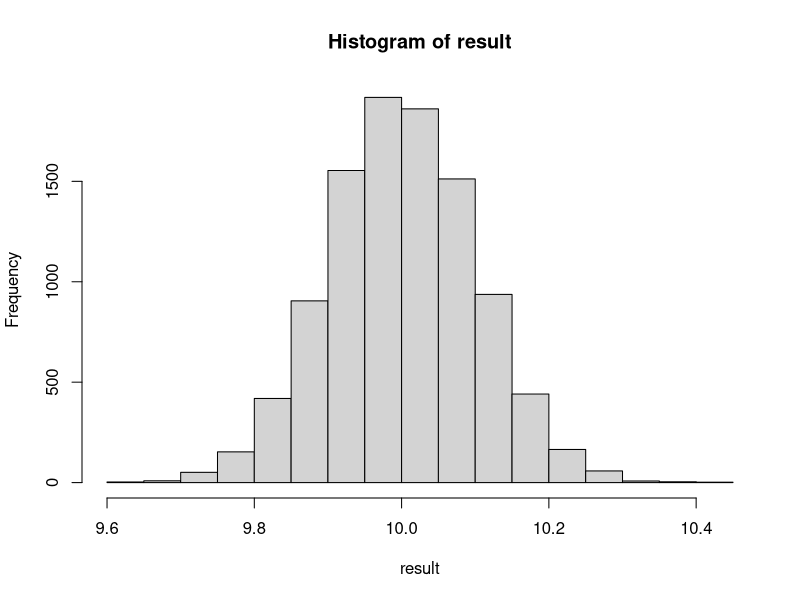
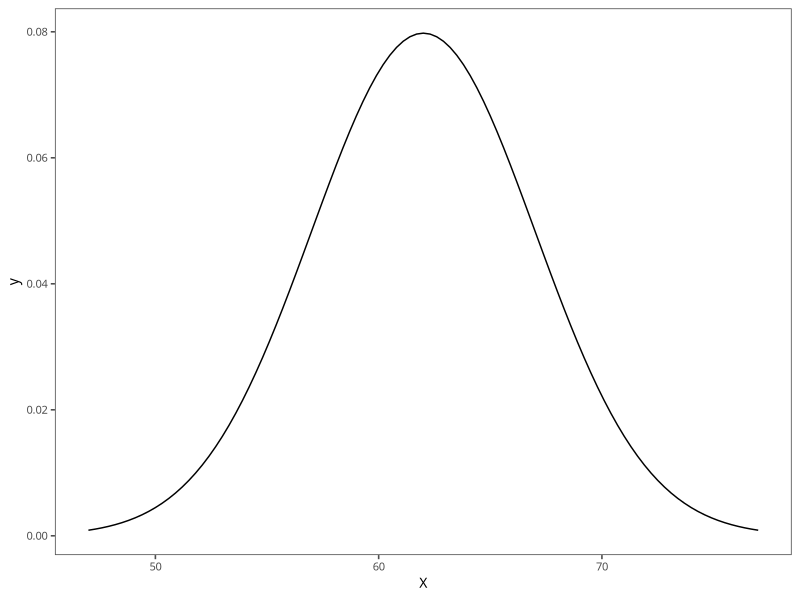
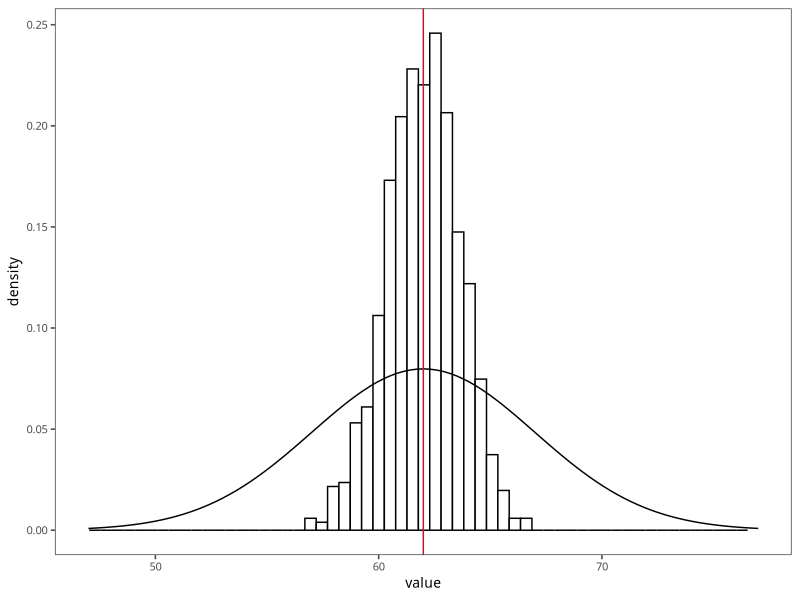
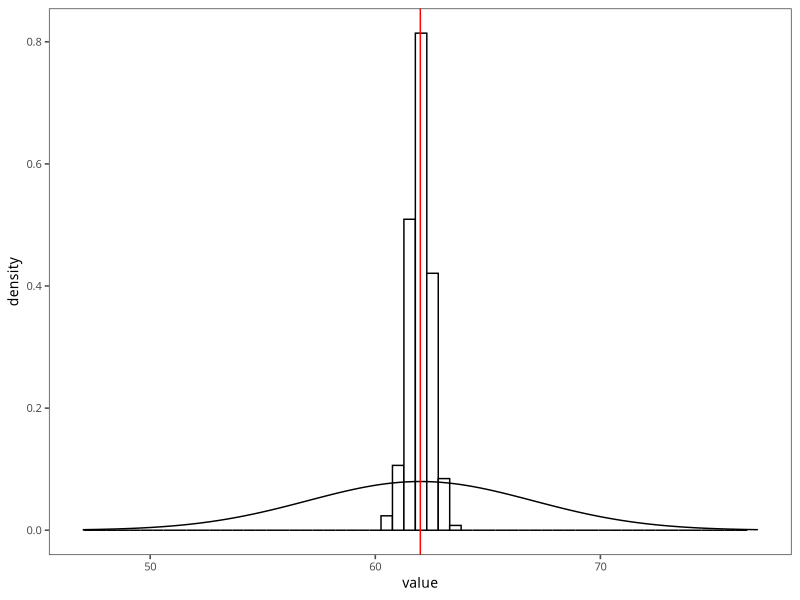
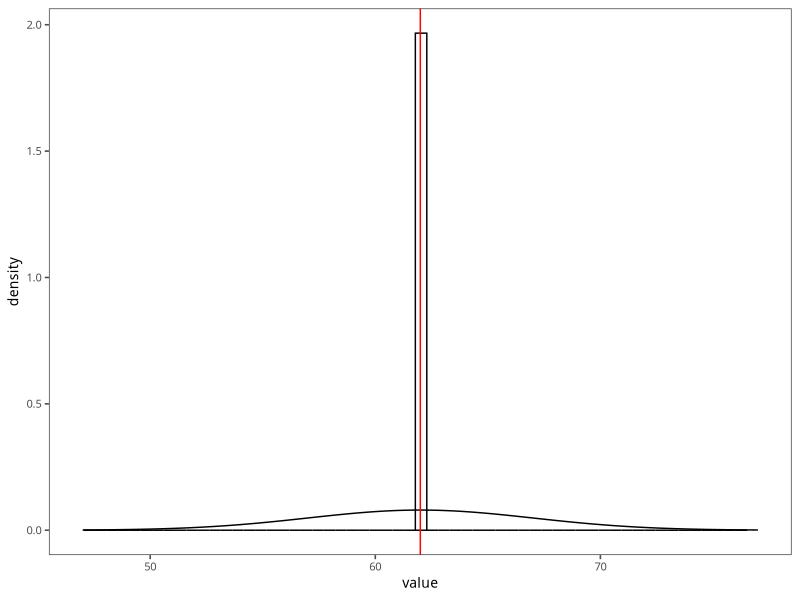
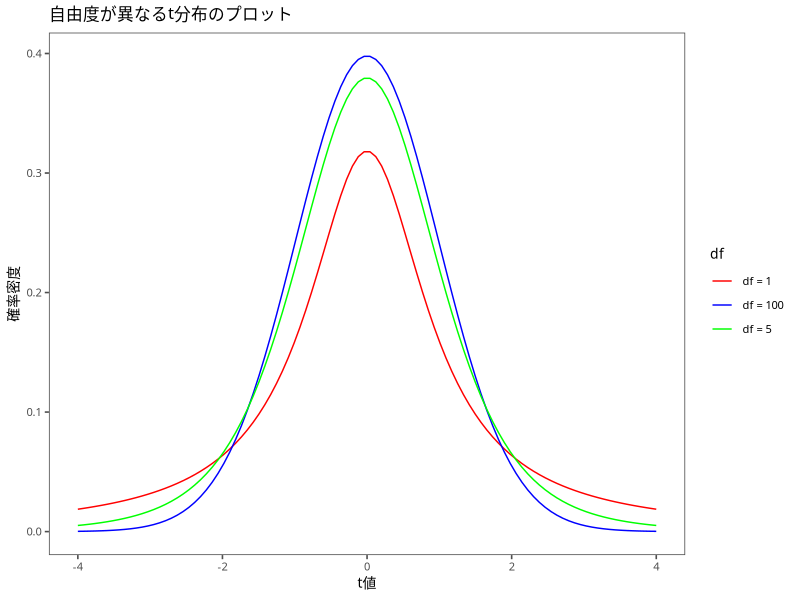
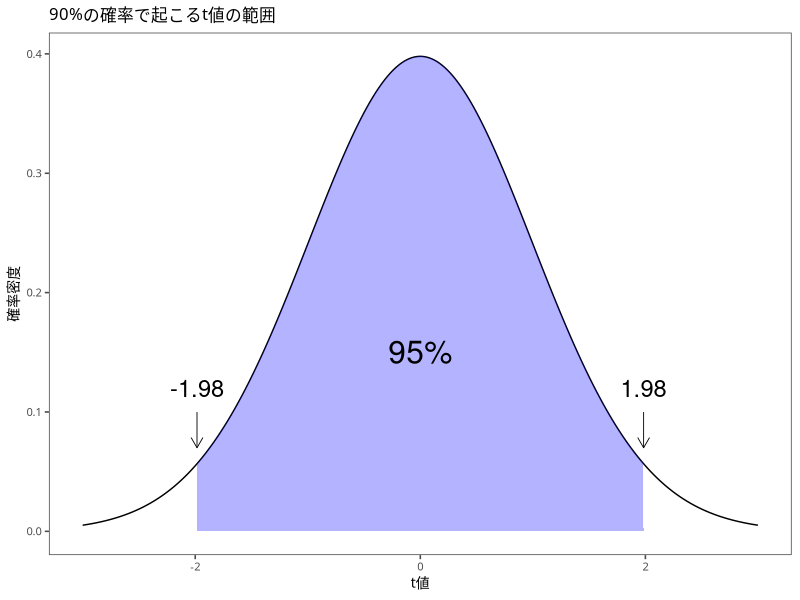
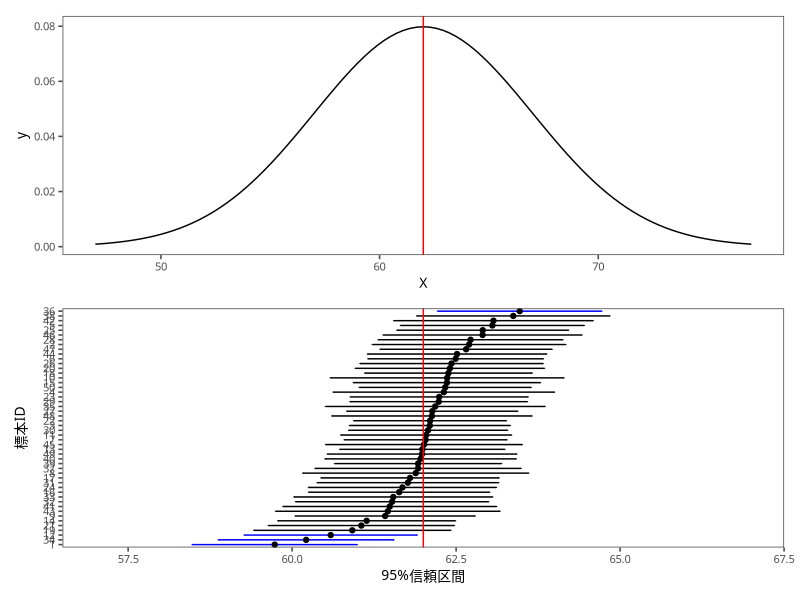

R code for these plots, in order:
## ---- chunk 1
n = 100
x <- rnorm(n, 10, 1)
mean(x)
## ---- chunk 2
n = 100
trial = 10000
result <- numeric(trial)
for (i in 1:trial) {
  x <- rnorm(n, 10, 1)
  result[i] <- mean(x)
}
hist(result)
## ---- chunk 3
mean(result)
## ---- chunk 4
meanp <- function(x){
  sum(x) / length(x) # 合計をデータの個数で割る
}
varp <- function(x){
  sum((x - meanp(x))^2) / length(x) # 分散の計算式
}
## ---- chunk 5
x <- c(2,4,6,7,9)
meanp(x) # 母平均 5.6
res <- combn(x,3) # 3つのデータを取り出す組み合わせ
print(res)
## ---- chunk 6
sample_mean <- apply(res, 2, meanp)
meanp(sample_mean) # 標本平均の平均は5.6
## ---- chunk 7
varp(x) # 母分散 5.84
sample_var <- apply(res, 2, varp)
meanp(sample_var) #
## ---- chunk 8
var(x) # 母分散 5.84
res <- combn(x,3) # 3つのデータを取り出す組み合わせ
sample_var <- apply(res, 2, var)
meanp(sample_var) # 標本平均の平均は5.6
## ---- chunk 9
library(tidyverse)
library(ggthemes)
mystyle <- list (#  ggplotのテーマ
  theme_few(), # ggthemesパッケージ
  theme(
    text = element_text(
      size=10,  #  フォントサイズ
      family = "HiraKakuProN-W3" # ヒラギノフォント
    )
  )
)
## ---- chunk 10
p <- ggplot(data=data.frame(X=c(47,77)), aes(x=X))
p <- p + stat_function(fun=dnorm, args=list(mean=62, sd=5)) + mystyle
print(p)
## ---- chunk 11
n = 10 # 標本サイズ
trial = 1000 # 試行回数
result <- numeric(trial)
for (i in 1:trial) {
  x <- rnorm(n, 62, 5)
  result[i] <- mean(x)
}
mean(result)
## ---- chunk 12
result <- as.tibble(result)
g <- ggplot(result) + aes(value) + geom_histogram(aes(y=..density..), bins=60, fill="white", color="black")
g <- g + stat_function(fun=dnorm, args=list(mean = 62, sd = 5))
g <- g + xlim(47,77) + geom_vline(xintercept = 62, color="red") + mystyle
print(g)
## ---- chunk 13
#| echo: false
n = 100 # 標本サイズ
trial = 1000 # 試行回数
result <- numeric(trial)
for (i in 1:trial) {
  x <- rnorm(n, 62, 5)
  result[i] <- mean(x)
}
result <- as.tibble(result)
g <- ggplot(result) + aes(value) + geom_histogram(aes(y=..density..), bins=60, fill="white", color="black")
g <- g + stat_function(fun=dnorm, args=list(mean = 62, sd = 5))
g <- g + xlim(47,77) + geom_vline(xintercept = 62, color="red") + mystyle
print(g)
## ---- chunk 14
#| echo: false
n = 100000 # 標本サイズ
trial = 1000 # 試行回数
result <- numeric(trial)
for (i in 1:trial) {
  x <- rnorm(n, 62, 5)
  result[i] <- mean(x)
}
result <- as.tibble(result)
g <- ggplot(result) + aes(value) + geom_histogram(aes(y=..density..), bins=60, fill="white", color="black")
g <- g + stat_function(fun=dnorm, args=list(mean = 62, sd = 5))
g <- g + xlim(47,77) + geom_vline(xintercept = 62, color="red") + mystyle
print(g)
## ---- chunk 15
x <- seq(-4, 4, length.out = 100)

df1 <- dt(x, df = 1)
df5 <- dt(x, df = 5)
df100 <- dt(x, df = 100)

# データフレームに変換
df <- data.frame(x = rep(x, 3),
                 y = c(df1, df5, df100),
                 df = rep(c("df = 1", "df = 5", "df = 100"), each = length(x)))

# プロット
ggplot(df, aes(x = x, y = y, color = df)) +
  geom_line() +
  scale_color_manual(values = c("red", "blue", "green")) +
  labs(title = "自由度が異なるt分布のプロット") + xlab("t値") + ylab("確率密度") + mystyle
## ---- chunk 16
# 自由度を設定
df <- 99

# データを生成
data <- data.frame(x = seq(-5, 5, by = 0.01))
data$y <- dt(data$x, df)

# 90%の領域の上限と下限をqt()で計算
ql <- qt(0.025, df)
qu <- qt(0.975, df)

# t分布を書く
g <- ggplot(data) + aes(x=x, y=y) + geom_line()
g <- g + geom_area(data = data %>% filter(x > ql & x < qu), fill = "blue", alpha = 0.3)
g <- g + xlab("t値") + ylab("確率密度") + labs(title = "90%の確率で起こるt値の範囲") + xlim(-3,3)
g <- g + annotate(geom = "text", x = qu, y = 0.12,
  label = "1.98", size = 6) +
  annotate(# 始点や終点などを指定して矢印を追加
  geom = "segment", x = qu, xend = qu,
  y = 0.1, yend = 0.07, color = "black", size = 0.3,
  arrow = arrow(length = unit(0.3, "cm"))
  )
g <- g + annotate(geom = "text", x = 0, y = 0.15,
  label = "95%", size = 8)
g <- g + annotate(geom = "text", x = ql, y = 0.12,
  label = "-1.98", size = 6) +
  annotate(# 始点や終点などを指定して矢印を追加
  geom = "segment", x = ql, xend = ql,
  y = 0.1, yend = 0.07, color = "black", size = 0.3,
  arrow = arrow(length = unit(0.3, "cm"))
  ) + mystyle
print(g)
## ---- chunk 17
round(qt(0.025, df = 99),digits =2)
round(qt(0.975, df = 99),digits =2)
## ---- chunk 18
#| fig-height: 8
#library(tidyver)
trial <- 50 # 標本数
n <- 50 # 標本サイズ
mu <- 62 # 母平均
sigma <- 5 # 母標準偏差

set.seed(1234) # 乱数を準備

# 標本ごとの統計量を収納する空のベクトルを作成
sample_mean <- numeric(trial) #
sample_sd   <- numeric(trial) #
uplimit     <- numeric(trial) #
lowlimit    <- numeric(trial) #

# 標本の数だけ，以下の計算を繰り返す
for (i in 1:trial) {
  temp_sample    <- rnorm(n, mu, sigma) # 標本を抽出
  sample_mean[i] <- mean(temp_sample) # 標本平均を計算
  sample_sd[i]   <- sd(temp_sample) # 標本標準偏差を計算
}

# 信頼区間の計算
p <- .95 # 信頼水準の設定 (95%信頼区間)
alpha <- qt( (1 - p) / 2, df = n - 1, lower.tail=FALSE) # 限界値の計算

# 信頼区間の上限と下限の計算
uplimit  <- sample_mean + alpha * sample_sd/sqrt(n)
lowlimit <- sample_mean - alpha * sample_sd/sqrt(n)


confidence_interval <- data.frame(
  標本平均 = sample_mean,
  上限 = uplimit,
  下限 = lowlimit,
  標本番号 = 1:trial
)

# Plot using ggplot2
g_ci <- ggplot(confidence_interval, aes(x = reorder(標本番号, 標本平均), y = 標本平均)) +
  geom_errorbar(aes(ymin = 下限, ymax = 上限,
                    color = (下限 <= 62 & 上限 >= 62)), width = 0.2) +
  scale_color_manual(values = c("blue", "black"), guide = FALSE) +
  geom_point(aes(y = 標本平均)) + ylim(57,67) +
  geom_hline(yintercept = 62, color = "red") + xlab("標本ID") + ylab("95%信頼区間") + coord_flip() + mystyle

p <- ggplot(data=data.frame(X=c(47,77)), aes(x=X))
p <- p + stat_function(fun=dnorm, args=list(mean=62, sd=5)) +
geom_vline(xintercept = 62, color="red") + mystyle

library(patchwork)

p/g_ci
## ---- chunk 19
#| echo: false
# 信頼区間の計算
p <- .5 # 信頼水準の設定 (95%信頼区間)
alpha <- qt( (1 - p) / 2, df = n - 1, lower.tail=FALSE) # 限界値の計算

# 信頼区間の上限と下限の計算
uplimit  <- sample_mean + alpha * sample_sd/sqrt(n)
lowlimit <- sample_mean - alpha * sample_sd/sqrt(n)


confidence_interval <- data.frame(
  標本平均 = sample_mean,
  上限 = uplimit,
  下限 = lowlimit,
  標本番号 = 1:trial
)

# Plot using ggplot2
g_ci2 <- ggplot(confidence_interval, aes(x = reorder(標本番号, 標本平均), y = 標本平均)) +
  geom_errorbar(aes(ymin = 下限, ymax = 上限,
                    color = (下限 <= 62 & 上限 >= 62)), width = 0.2) +
  scale_color_manual(values = c("blue", "black"), guide = FALSE) +
  geom_point(aes(y = 標本平均)) + ylim(57,67) +
  geom_hline(yintercept = 62, color = "red") + xlab("標本ID") + ylab("95%信頼区間") + coord_flip() + mystyle
print(g_ci2)
